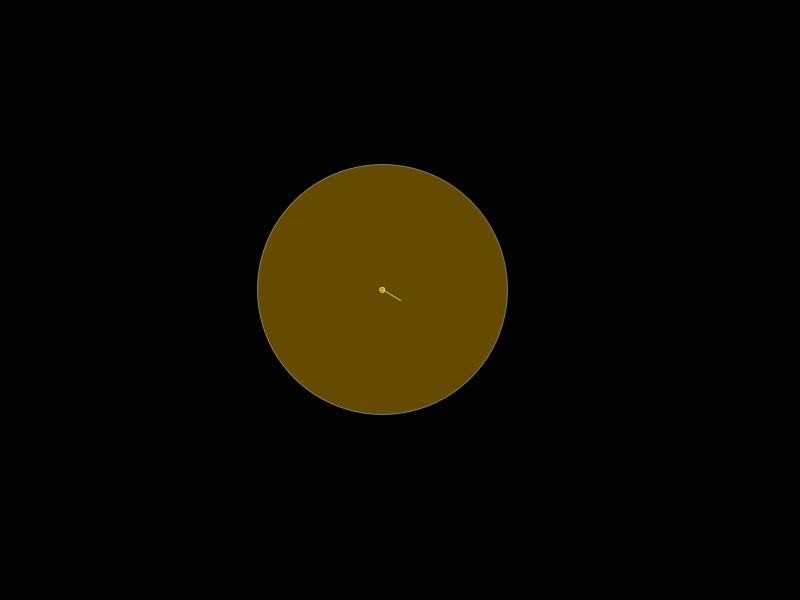
Frame 1 (no input)
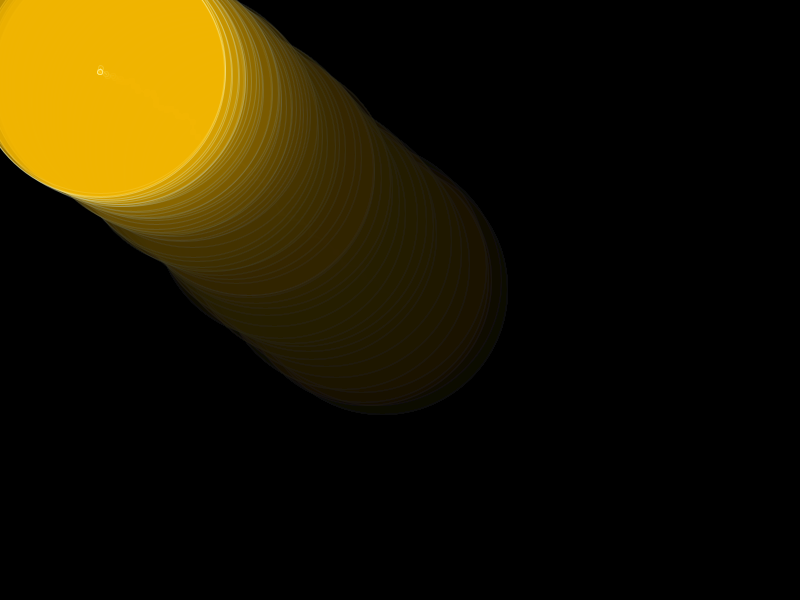
Frame 60 (the mouse pressed at the canvas centre just before this capture)
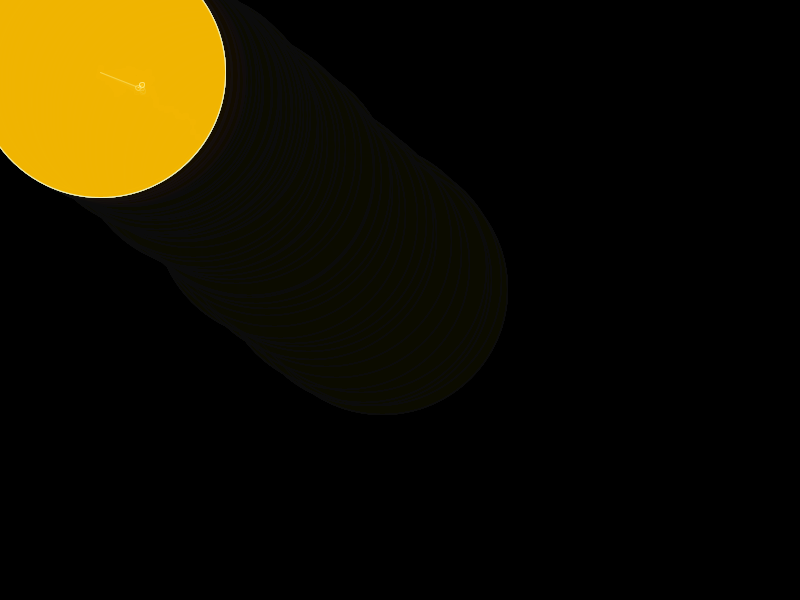
Frame 120 (the mouse held since frame 60 and released just before this capture)

The Processing sketch that drew these frames (run headless with seeded random() and noise(); from frame 60 on, the mouse is pressed at the canvas centre):

// Processing sketch: Homework_1
// ── Homework_1.pde
// myfirstsketch : draw a white square where my mouse is
// groovy

// at the top of the sketch
float r, g, b, x1, y1, x2, y2; // GLOBAL variables
float radi;
float x3, y3;
float leftLimit, upperLimit;
float xCircleOut, yCircleOut, radiCircleOut;

// this runs when i hit play
void setup()
{
  size(800, 600); // sets up the size of the canvas

  background(0, 0, 0);

  x1 = width/2;
  y1 = height/2;
  
  radiCircleOut = 20;
  xCircleOut = width - 50;
  radi = 15;
}

// this runs every frame
void draw()
{
  // this fades out the previous stuff
  noStroke();
  fill(0, 0, 0, 10);
  rect(0, 0, width-1, height-1);

  // this is how far away the thingie is from the mouse
  float dx = (mouseX-x1)/20.;
  float dy = (mouseY-y1)/20.;

  upperLimit = mouseX - x1;
  leftLimit = mouseY - y1;
  /*
  if(mouseX - x1 < 0) upperLimit *= -1;
   if(mouseY - y1 < 0) leftLimit *= -1;
   */
  if (upperLimit < radi + 75 && leftLimit < radi + 75)
  {
    float drunkx = myDrunkenCurve(-20, 20, 30);
    float drunky = myDrunkenCurve(-20, 20, 30);

    //println(dx + " " + dy);

    // this adds the distance and some drunkness to the position
    x2 = x1+random(min(0, dx), max(0, dx))+drunkx;
    y2 = y1+random(min(0, dy), max(0, dy))+drunky;
    x3 = x2;
    y3 = y2;
  }
  //float weight = sqrt((mouseX-pmouseX)*(mouseX-pmouseX)+(mouseY-pmouseY)*(mouseY-pmouseY));
  if (mouseX - x1 > radi + 75 || mouseY- y1 > radi + 75)
  {
    x2 = x1+random(-5, 5);
    y2 = y1+random(-5, 5);
    if (x2 > x3 + 100) x2 = x2 - (x2 - x3 + 75);
    if (y2 > y3 + 100) y2 = y2 - (y2 - y3 + 75);
    if (x2 < x3 - 100) x2 = x2 + x3 - 75;
    if (y2 < y3 - 100) y2 = y2 + y3 - 75;
  }    
  // draw the line
  //strokeWeight(max(5, weight/2));
  noFill(); // don't draw a fill
  stroke(255, 255, 192, 100); // set the stroke to the nice purple
  line(x1, y1, x3, y3); // x1, y1, x2, y2

  // draw the circle
  fill(255, 192, 0, 100); // set the fill to yellow
  ellipse(x3, y3, radi + 235, radi + 235); // draw a circle

  line(x1, y1, x2, y2); // x1, y1, x2, y2
  fill(255, 192, 0, 100);
  ellipse(x2, y2, radi - 10, radi-10);
  fill(255, 192, 0, 100);
  ellipse(x2, y2, radi - 20, radi-20);
  // stash our new x and y for the next round
  x1 = x2;
  y1 = y2;

  // checking the boundaries
  if (x1>width) x1 = 0;
  if (x1<0) x1 = width;
  if (y1>height) y1 = 0;
  if (y1<0) y1 = height;

}

// this runs when i pick up a key on the keyboard
void keyReleased()
{
  if (key==' ')
  {
    background(0, 0, 0);
    for (int i = width; i > 0; i -= width/10)
    {
      for (int j = height; j > 0; j -= height/10)
      {
        r = random(i%255, j%255);
        g = random(i%255, j%255);
        b = random(i%255, j%255);
        fill(r, g, b, 10);
        rect(0, 0, i, j);
      }
    }
  }
}

float myDrunkenCurve(float min, float max, int Q)
{

  float value = 0.;

  for (int i = 0; i < Q; i++) // i = i + 1
  {
    value+=random(min, max);
  }

  value = value / float(Q);

  return(value);
}
